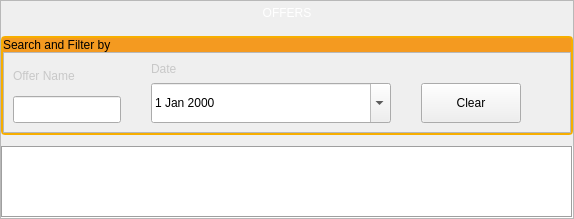
               <widget class="QFrame" name="frame_46">
                <property name="frameShape">
                 <enum>QFrame::StyledPanel</enum>
                </property>
                <property name="frameShadow">
                 <enum>QFrame::Raised</enum>
                </property>
                <layout class="QVBoxLayout" name="verticalLayout_59">
                 <property name="spacing">
                  <number>11</number>
                 </property>
                 <property name="leftMargin">
                  <number>0</number>
                 </property>
                 <property name="topMargin">
                  <number>0</number>
                 </property>
                 <property name="rightMargin">
                  <number>0</number>
                 </property>
                 <property name="bottomMargin">
                  <number>0</number>
                 </property>
                 <item>
                  <widget class="QLabel" name="label_59">
                   <property name="maximumSize">
                    <size>
                     <width>16777215</width>
                     <height>60</height>
                    </size>
                   </property>
                   <property name="styleSheet">
                    <string notr="true">QLabel{
	font: 75 22pt &quot;Times New Roman&quot;;
	color: rgb(255, 255, 255);

	padding: 5px;
	
	
}</string>
                   </property>
                   <property name="text">
                    <string>OFFERS</string>
                   </property>
                   <property name="alignment">
                    <set>Qt::AlignCenter</set>
                   </property>
                  </widget>
                 </item>
                 <item>
                  <widget class="QFrame" name="frame_47">
                   <property name="layoutDirection">
                    <enum>Qt::LeftToRight</enum>
                   </property>
                   <property name="styleSheet">
                    <string notr="true">#frame_47{
	border-style: solid;
	border-width: 2px;
	border-color: rgb(247,174,0);
	border-radius:4px;
	
}</string>
                   </property>
                   <property name="frameShape">
                    <enum>QFrame::StyledPanel</enum>
                   </property>
                   <property name="frameShadow">
                    <enum>QFrame::Raised</enum>
                   </property>
                   <layout class="QVBoxLayout" name="verticalLayout_60">
                    <property name="spacing">
                     <number>0</number>
                    </property>
                    <property name="leftMargin">
                     <number>0</number>
                    </property>
                    <property name="topMargin">
                     <number>0</number>
                    </property>
                    <property name="rightMargin">
                     <number>0</number>
                    </property>
                    <property name="bottomMargin">
                     <number>0</number>
                    </property>
                    <item>
                     <widget class="QLabel" name="label_60">
                      <property name="styleSheet">
                       <string notr="true">QLabel{
background-color: rgb(244, 154, 32);
	
	font: 100 20pt &quot;Times New Roman&quot;;
	
 
}</string>
                      </property>
                      <property name="text">
                       <string>Search and Filter by</string>
                      </property>
                     </widget>
                    </item>
                    <item>
                     <widget class="QFrame" name="frame_48">
                      <property name="styleSheet">
                       <string notr="true"/>
                      </property>
                      <property name="frameShape">
                       <enum>QFrame::StyledPanel</enum>
                      </property>
                      <property name="frameShadow">
                       <enum>QFrame::Raised</enum>
                      </property>
                      <layout class="QHBoxLayout" name="horizontalLayout_46">
                       <property name="spacing">
                        <number>30</number>
                       </property>
                       <item>
                        <layout class="QVBoxLayout" name="verticalLayout_62">
                         <property name="spacing">
                          <number>7</number>
                         </property>
                         <item>
                          <widget class="QLabel" name="label_62">
                           <property name="styleSheet">
                            <string notr="true">QLabel{
	color: rgb(200, 200, 200);
}</string>
                           </property>
                           <property name="text">
                            <string>Offer Name</string>
                           </property>
                          </widget>
                         </item>
                         <item>
                          <layout class="QHBoxLayout" name="horizontalLayout_48">
                           <property name="spacing">
                            <number>4</number>
                           </property>
                           <item>
                            <widget class="QLineEdit" name="offers_item_name_filter_txt">
                             <property name="maximumSize">
                              <size>
                               <width>300</width>
                               <height>40</height>
                              </size>
                             </property>
                             <property name="clearButtonEnabled">
                              <bool>true</bool>
                             </property>
                            </widget>
                           </item>
                          </layout>
                         </item>
                        </layout>
                       </item>
                       <item>
                        <layout class="QVBoxLayout" name="verticalLayout_61">
                         <property name="spacing">
                          <number>7</number>
                         </property>
                         <item>
                          <widget class="QLabel" name="label_61">
                           <property name="styleSheet">
                            <string notr="true">QLabel{
	color: rgb(200, 200, 200);
}</string>
                           </property>
                           <property name="text">
                            <string>Date</string>
                           </property>
                          </widget>
                         </item>
                         <item>
                          <layout class="QHBoxLayout" name="horizontalLayout_47">
                           <property name="spacing">
                            <number>4</number>
                           </property>
                           <item>
                            <widget class="QDateEdit" name="offers_date_filter_dateEdit">
                             <property name="minimumSize">
                              <size>
                               <width>240</width>
                               <height>40</height>
                              </size>
                             </property>
                             <property name="calendarPopup">
                              <bool>true</bool>
                             </property>
                            </widget>
                           </item>
                          </layout>
                         </item>
                        </layout>
                       </item>
                       <item alignment="Qt::AlignBottom">
                        <widget class="QPushButton" name="offers_clear_btn">
                         <property name="minimumSize">
                          <size>
                           <width>100</width>
                           <height>40</height>
                          </size>
                         </property>
                         <property name="text">
                          <string>Clear</string>
                         </property>
                        </widget>
                       </item>
                       <item>
                        <spacer name="horizontalSpacer_8">
                         <property name="orientation">
                          <enum>Qt::Horizontal</enum>
                         </property>
                         <property name="sizeHint" stdset="0">
                          <size>
                           <width>40</width>
                           <height>20</height>
                          </size>
                         </property>
                        </spacer>
                       </item>
                      </layout>
                     </widget>
                    </item>
                   </layout>
                  </widget>
                 </item>
                 <item>
                  <widget class="QTableView" name="offers_tableView">
                   <property name="locale">
                    <locale language="English" country="UnitedStates"/>
                   </property>
                   <property name="frameShape">
                    <enum>QFrame::Box</enum>
                   </property>
                   <property name="sizeAdjustPolicy">
                    <enum>QAbstractScrollArea::AdjustToContents</enum>
                   </property>
                   <property name="alternatingRowColors">
                    <bool>true</bool>
                   </property>
                   <property name="selectionBehavior">
                    <enum>QAbstractItemView::SelectRows</enum>
                   </property>
                   <attribute name="verticalHeaderDefaultSectionSize">
                    <number>40</number>
                   </attribute>
                   <attribute name="verticalHeaderMinimumSectionSize">
                    <number>40</number>
                   </attribute>
                  </widget>
                 </item>
                </layout>
               </widget>
